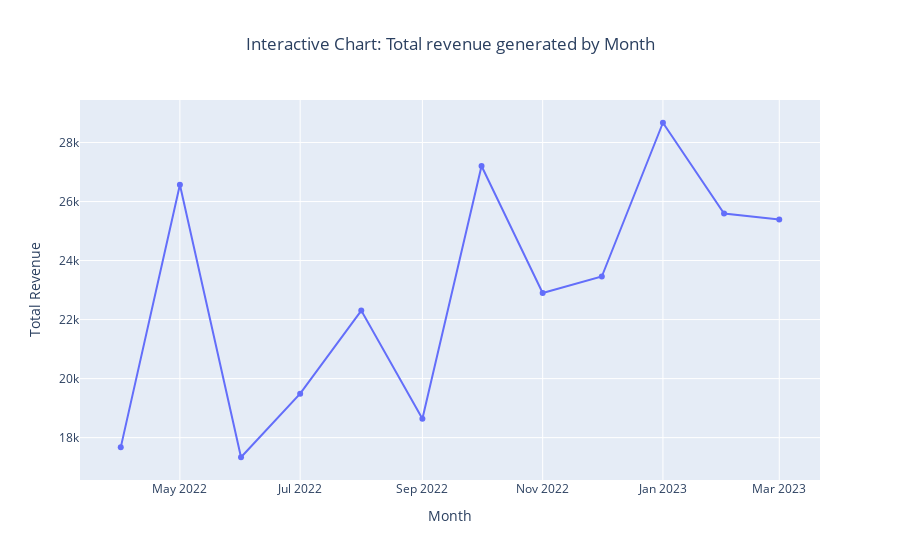

Source (notebook cell):
### Code cell
fig.update_layout(title_text='Interactive Chart: Total revenue generated by Month', title_x=0.5, xaxis_title='Month', yaxis_title='Total Revenue')
fig.show()

# for the chart to display 👇🏽👇🏾👇🏿
# MAKE SURE YOU HAVE AN ACTIVE INTERNET CONNECTION OR YOU'RE CONNECTED TO A WIFI WITH DATA AND ACTIVE NETWORK!

### Figure 1 — Plotly figure (JSON) as saved in the notebook; plotly's stock layout.template omitted (floating-point values rounded to 4 significant figures)
{"data": [{"mode": "lines+markers", "type": "scatter", "x": ["2022-04", "2022-05", "2022-06", "2022-07", "2022-08", "2022-09", "2022-10", "2022-11", "2022-12", "2023-01", "2023-02", "2023-03"], "y": [17670, 26570, 17335, 19490, 22305, 18640, 27205, 22900, 23460, 28670, 25595, 25390]}], "layout": {"title": {"text": "Interactive Chart: Total revenue generated by Month", "x": 0.5}, "xaxis": {"title": {"text": "Month"}}, "yaxis": {"title": {"text": "Total Revenue"}}}}
